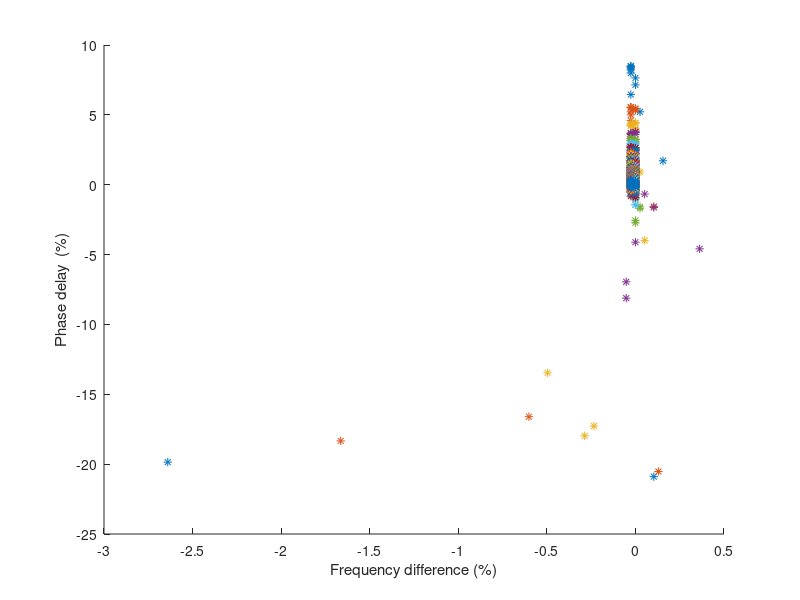

The MATLAB source for this figure:
clear all
clc

%% scatter plot
load ('1_PS.mat')
load ('1_RFD.mat')

% load ('PS_C_0.01.mat')
% load ('RFD_C_0.01.mat')

figure (1)
hold on
xlabel('Frequency difference (%)')
ylabel('Phase delay  (%)')

% pause(3);

for i = 1:size(PS,1)
    scatter(RFD(i,:)*100,-PS(i,:),'*')
    pause(0.5);
%     keyboard
end

% for i = 1:size(PS,2)
%     scatter(RFD(:,i)*100,-PS(:,i),'*')
%     keyboard
% end
